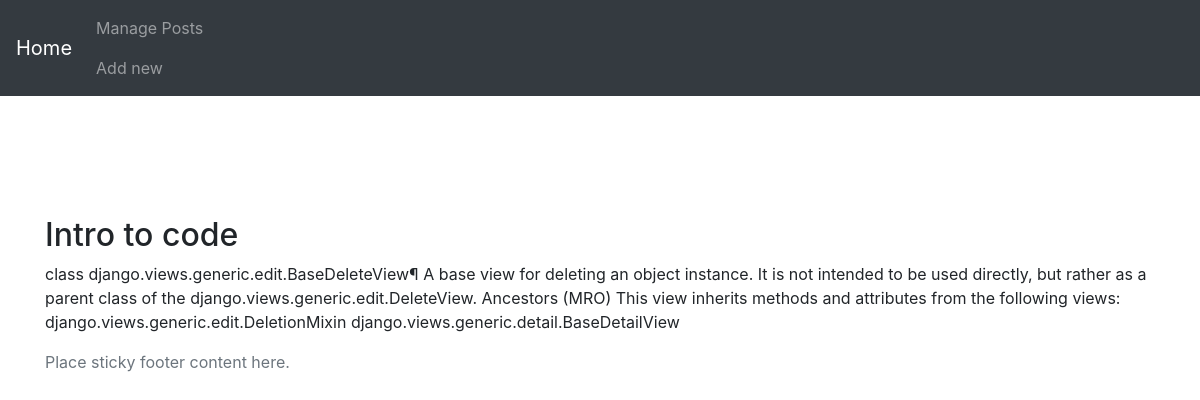
The page /intro-code/ on the database its author committed.
### core/models.py (models this page shows, shortened)
class Core(models.Model):
    title = models.CharField(max_length=200)
    excerpt = models.TextField()
    author = models.ForeignKey(User, on_delete=models.CASCADE, related_name='core')
    slug = models.SlugField(max_length=100, unique=True)
    updated = models.DateTimeField(auto_now=True)
    published = models.DateTimeField(default=timezone.now)
    class Meta:
        ordering = ['-published']

### core/views.py (the view)
# urls.py: path('<slug:slug>/', views.SingleView.as_view(), name='single'),
class SingleView(DetailView):
    model = Core
    template_name = 'core/single.html'
    context_object_name = 'post'

### core/templates/core/single.html (shortened to what this page needs)
{% extends 'core/base.html' %}
{% block content %}
<div class="container">
    <div class="row">
        <div class="col-12 pt-5">
            <h2 class="pt-5">{{ post.title}}</h2>
            <p>{{ post.excerpt }}</p>
        </div>
    </div>
</div>
{% endblock%}

### rows shown on the page
Core: title "Intro to code", excerpt "class django.views.generic.edit.BaseDeleteView¶ A base view for deleting an object instance. It is not intended to be used directly, but rather as a parent class of the django.views.generic.edit.DeleteView. Ancestors (MRO) This view inherits methods and attributes from the following views: django.views.generic.edit.DeletionMixin django.views.generic.detail.BaseDetailView"
